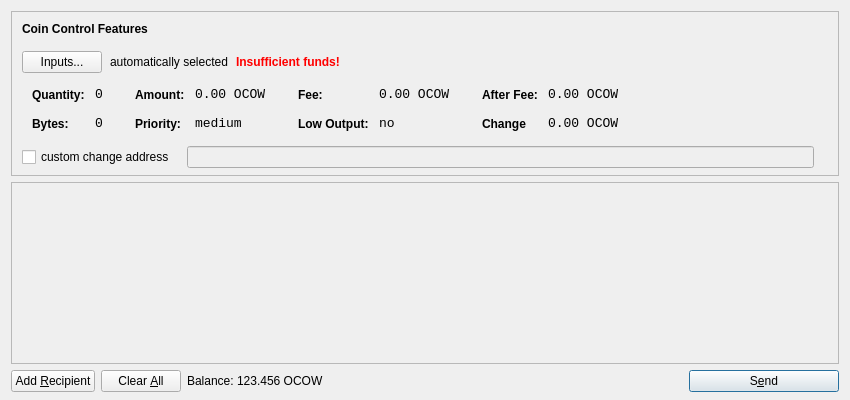
<?xml version="1.0" encoding="UTF-8"?>
<ui version="4.0">
 <class>SendCoinsDialog</class>
 <widget class="QDialog" name="SendCoinsDialog">
  <property name="geometry">
   <rect>
    <x>0</x>
    <y>0</y>
    <width>850</width>
    <height>400</height>
   </rect>
  </property>
  <property name="windowTitle">
   <string>Send Coins</string>
  </property>
  <layout class="QVBoxLayout" name="verticalLayout" stretch="0,1,0">
   <property name="bottomMargin">
    <number>8</number>
   </property>
   <item>
    <widget class="QFrame" name="frameCoinControl">
     <property name="sizePolicy">
      <sizepolicy hsizetype="Expanding" vsizetype="Expanding">
       <horstretch>0</horstretch>
       <verstretch>0</verstretch>
      </sizepolicy>
     </property>
     <property name="maximumSize">
      <size>
       <width>16777215</width>
       <height>16777215</height>
      </size>
     </property>
     <property name="frameShape">
      <enum>QFrame::StyledPanel</enum>
     </property>
     <property name="frameShadow">
      <enum>QFrame::Sunken</enum>
     </property>
     <layout class="QVBoxLayout" name="verticalLayoutCoinControl2">
      <property name="spacing">
       <number>-1</number>
      </property>
      <property name="leftMargin">
       <number>0</number>
      </property>
      <property name="topMargin">
       <number>0</number>
      </property>
      <property name="rightMargin">
       <number>0</number>
      </property>
      <property name="bottomMargin">
       <number>6</number>
      </property>
      <item>
       <layout class="QVBoxLayout" name="verticalLayoutCoinControl" stretch="0,0,0,0,1">
        <property name="spacing">
         <number>0</number>
        </property>
        <property name="leftMargin">
         <number>10</number>
        </property>
        <property name="topMargin">
         <number>10</number>
        </property>
        <item>
         <layout class="QHBoxLayout" name="horizontalLayoutCoinControl1">
          <property name="bottomMargin">
           <number>15</number>
          </property>
          <item>
           <widget class="QLabel" name="labelCoinControlFeatures">
            <property name="sizePolicy">
             <sizepolicy hsizetype="Preferred" vsizetype="Maximum">
              <horstretch>0</horstretch>
              <verstretch>0</verstretch>
             </sizepolicy>
            </property>
            <property name="font">
             <font>
              <weight>75</weight>
              <bold>true</bold>
             </font>
            </property>
            <property name="styleSheet">
             <string notr="true">font-weight:bold;</string>
            </property>
            <property name="text">
             <string>Coin Control Features</string>
            </property>
           </widget>
          </item>
         </layout>
        </item>
        <item>
         <layout class="QHBoxLayout" name="horizontalLayoutCoinControl2" stretch="0,0,0,0">
          <property name="spacing">
           <number>8</number>
          </property>
          <property name="bottomMargin">
           <number>10</number>
          </property>
          <item>
           <widget class="QPushButton" name="pushButtonCoinControl">
            <property name="styleSheet">
             <string notr="true"/>
            </property>
            <property name="text">
             <string>Inputs...</string>
            </property>
           </widget>
          </item>
          <item>
           <widget class="QLabel" name="labelCoinControlAutomaticallySelected">
            <property name="text">
             <string>automatically selected</string>
            </property>
            <property name="margin">
             <number>5</number>
            </property>
           </widget>
          </item>
          <item>
           <widget class="QLabel" name="labelCoinControlInsuffFunds">
            <property name="font">
             <font>
              <weight>75</weight>
              <bold>true</bold>
             </font>
            </property>
            <property name="styleSheet">
             <string notr="true">color:red;font-weight:bold;</string>
            </property>
            <property name="text">
             <string>Insufficient funds!</string>
            </property>
            <property name="margin">
             <number>5</number>
            </property>
           </widget>
          </item>
          <item>
           <spacer name="horizontalSpacerCoinControl">
            <property name="orientation">
             <enum>Qt::Horizontal</enum>
            </property>
            <property name="sizeHint" stdset="0">
             <size>
              <width>40</width>
              <height>1</height>
             </size>
            </property>
           </spacer>
          </item>
         </layout>
        </item>
        <item>
         <widget class="QWidget" name="widgetCoinControl" native="true">
          <property name="sizePolicy">
           <sizepolicy hsizetype="Preferred" vsizetype="Preferred">
            <horstretch>0</horstretch>
            <verstretch>0</verstretch>
           </sizepolicy>
          </property>
          <property name="minimumSize">
           <size>
            <width>0</width>
            <height>0</height>
           </size>
          </property>
          <property name="styleSheet">
           <string notr="true"/>
          </property>
          <layout class="QHBoxLayout" name="horizontalLayoutCoinControl5">
           <property name="margin">
            <number>0</number>
           </property>
           <item>
            <layout class="QHBoxLayout" name="horizontalLayoutCoinControl3" stretch="0,0,0,1">
             <property name="spacing">
              <number>20</number>
             </property>
             <property name="topMargin">
              <number>0</number>
             </property>
             <property name="bottomMargin">
              <number>10</number>
             </property>
             <item>
              <layout class="QFormLayout" name="formLayoutCoinControl1">
               <property name="horizontalSpacing">
                <number>10</number>
               </property>
               <property name="verticalSpacing">
                <number>14</number>
               </property>
               <property name="leftMargin">
                <number>10</number>
               </property>
               <property name="topMargin">
                <number>4</number>
               </property>
               <property name="rightMargin">
                <number>6</number>
               </property>
               <item row="0" column="0">
                <widget class="QLabel" name="labelCoinControlQuantityText">
                 <property name="styleSheet">
                  <string notr="true">font-weight:bold;</string>
                 </property>
                 <property name="text">
                  <string>Quantity:</string>
                 </property>
                 <property name="margin">
                  <number>0</number>
                 </property>
                </widget>
               </item>
               <item row="0" column="1">
                <widget class="QLabel" name="labelCoinControlQuantity">
                 <property name="font">
                  <font>
                   <family>Monospace</family>
                   <pointsize>10</pointsize>
                  </font>
                 </property>
                 <property name="cursor">
                  <cursorShape>IBeamCursor</cursorShape>
                 </property>
                 <property name="contextMenuPolicy">
                  <enum>Qt::ActionsContextMenu</enum>
                 </property>
                 <property name="text">
                  <string>0</string>
                 </property>
                 <property name="margin">
                  <number>0</number>
                 </property>
                 <property name="textInteractionFlags">
                  <set>Qt::LinksAccessibleByMouse|Qt::TextSelectableByKeyboard|Qt::TextSelectableByMouse</set>
                 </property>
                </widget>
               </item>
               <item row="1" column="0">
                <widget class="QLabel" name="labelCoinControlBytesText">
                 <property name="styleSheet">
                  <string notr="true">font-weight:bold;</string>
                 </property>
                 <property name="text">
                  <string>Bytes:</string>
                 </property>
                </widget>
               </item>
               <item row="1" column="1">
                <widget class="QLabel" name="labelCoinControlBytes">
                 <property name="font">
                  <font>
                   <family>Monospace</family>
                   <pointsize>10</pointsize>
                  </font>
                 </property>
                 <property name="cursor">
                  <cursorShape>IBeamCursor</cursorShape>
                 </property>
                 <property name="contextMenuPolicy">
                  <enum>Qt::ActionsContextMenu</enum>
                 </property>
                 <property name="text">
                  <string>0</string>
                 </property>
                 <property name="textInteractionFlags">
                  <set>Qt::LinksAccessibleByMouse|Qt::TextSelectableByKeyboard|Qt::TextSelectableByMouse</set>
                 </property>
                </widget>
               </item>
              </layout>
             </item>
             <item>
              <layout class="QFormLayout" name="formLayoutCoinControl2">
               <property name="horizontalSpacing">
                <number>10</number>
               </property>
               <property name="verticalSpacing">
                <number>14</number>
               </property>
               <property name="leftMargin">
                <number>6</number>
               </property>
               <property name="topMargin">
                <number>4</number>
               </property>
               <property name="rightMargin">
                <number>6</number>
               </property>
               <item row="0" column="0">
                <widget class="QLabel" name="labelCoinControlAmountText">
                 <property name="styleSheet">
                  <string notr="true">font-weight:bold;</string>
                 </property>
                 <property name="text">
                  <string>Amount:</string>
                 </property>
                 <property name="margin">
                  <number>0</number>
                 </property>
                </widget>
               </item>
               <item row="0" column="1">
                <widget class="QLabel" name="labelCoinControlAmount">
                 <property name="font">
                  <font>
                   <family>Monospace</family>
                   <pointsize>10</pointsize>
                  </font>
                 </property>
                 <property name="cursor">
                  <cursorShape>IBeamCursor</cursorShape>
                 </property>
                 <property name="contextMenuPolicy">
                  <enum>Qt::ActionsContextMenu</enum>
                 </property>
                 <property name="text">
                  <string>0.00 OCOW</string>
                 </property>
                 <property name="textInteractionFlags">
                  <set>Qt::LinksAccessibleByMouse|Qt::TextSelectableByKeyboard|Qt::TextSelectableByMouse</set>
                 </property>
                </widget>
               </item>
               <item row="1" column="0">
                <widget class="QLabel" name="labelCoinControlPriorityText">
                 <property name="styleSheet">
                  <string notr="true">font-weight:bold;</string>
                 </property>
                 <property name="text">
                  <string>Priority:</string>
                 </property>
                </widget>
               </item>
               <item row="1" column="1">
                <widget class="QLabel" name="labelCoinControlPriority">
                 <property name="font">
                  <font>
                   <family>Monospace</family>
                   <pointsize>10</pointsize>
                  </font>
                 </property>
                 <property name="cursor">
                  <cursorShape>IBeamCursor</cursorShape>
                 </property>
                 <property name="contextMenuPolicy">
                  <enum>Qt::ActionsContextMenu</enum>
                 </property>
                 <property name="text">
                  <string>medium</string>
                 </property>
                 <property name="textInteractionFlags">
                  <set>Qt::LinksAccessibleByMouse|Qt::TextSelectableByKeyboard|Qt::TextSelectableByMouse</set>
                 </property>
                </widget>
               </item>
              </layout>
             </item>
             <item>
              <layout class="QFormLayout" name="formLayoutCoinControl3">
               <property name="horizontalSpacing">
                <number>10</number>
               </property>
               <property name="verticalSpacing">
                <number>14</number>
               </property>
               <property name="leftMargin">
                <number>6</number>
               </property>
               <property name="topMargin">
                <number>4</number>
               </property>
               <property name="rightMargin">
                <number>6</number>
               </property>
               <item row="0" column="0">
                <widget class="QLabel" name="labelCoinControlFeeText">
                 <property name="styleSheet">
                  <string notr="true">font-weight:bold;</string>
                 </property>
                 <property name="text">
                  <string>Fee:</string>
                 </property>
                 <property name="margin">
                  <number>0</number>
                 </property>
                </widget>
               </item>
               <item row="0" column="1">
                <widget class="QLabel" name="labelCoinControlFee">
                 <property name="font">
                  <font>
                   <family>Monospace</family>
                   <pointsize>10</pointsize>
                  </font>
                 </property>
                 <property name="cursor">
                  <cursorShape>IBeamCursor</cursorShape>
                 </property>
                 <property name="contextMenuPolicy">
                  <enum>Qt::ActionsContextMenu</enum>
                 </property>
                 <property name="text">
                  <string>0.00 OCOW</string>
                 </property>
                 <property name="textInteractionFlags">
                  <set>Qt::LinksAccessibleByMouse|Qt::TextSelectableByKeyboard|Qt::TextSelectableByMouse</set>
                 </property>
                </widget>
               </item>
               <item row="1" column="0">
                <widget class="QLabel" name="labelCoinControlLowOutputText">
                 <property name="styleSheet">
                  <string notr="true">font-weight:bold;</string>
                 </property>
                 <property name="text">
                  <string>Low Output:</string>
                 </property>
                </widget>
               </item>
               <item row="1" column="1">
                <widget class="QLabel" name="labelCoinControlLowOutput">
                 <property name="font">
                  <font>
                   <family>Monospace</family>
                   <pointsize>10</pointsize>
                  </font>
                 </property>
                 <property name="cursor">
                  <cursorShape>IBeamCursor</cursorShape>
                 </property>
                 <property name="contextMenuPolicy">
                  <enum>Qt::ActionsContextMenu</enum>
                 </property>
                 <property name="text">
                  <string>no</string>
                 </property>
                 <property name="textInteractionFlags">
                  <set>Qt::LinksAccessibleByMouse|Qt::TextSelectableByKeyboard|Qt::TextSelectableByMouse</set>
                 </property>
                </widget>
               </item>
              </layout>
             </item>
             <item>
              <layout class="QFormLayout" name="formLayoutCoinControl4">
               <property name="horizontalSpacing">
                <number>10</number>
               </property>
               <property name="verticalSpacing">
                <number>14</number>
               </property>
               <property name="leftMargin">
                <number>6</number>
               </property>
               <property name="topMargin">
                <number>4</number>
               </property>
               <property name="rightMargin">
                <number>6</number>
               </property>
               <item row="0" column="0">
                <widget class="QLabel" name="labelCoinControlAfterFeeText">
                 <property name="styleSheet">
                  <string notr="true">font-weight:bold;</string>
                 </property>
                 <property name="text">
                  <string>After Fee:</string>
                 </property>
                 <property name="margin">
                  <number>0</number>
                 </property>
                </widget>
               </item>
               <item row="0" column="1">
                <widget class="QLabel" name="labelCoinControlAfterFee">
                 <property name="font">
                  <font>
                   <family>Monospace</family>
                   <pointsize>10</pointsize>
                  </font>
                 </property>
                 <property name="cursor">
                  <cursorShape>IBeamCursor</cursorShape>
                 </property>
                 <property name="contextMenuPolicy">
                  <enum>Qt::ActionsContextMenu</enum>
                 </property>
                 <property name="text">
                  <string>0.00 OCOW</string>
                 </property>
                 <property name="textInteractionFlags">
                  <set>Qt::LinksAccessibleByMouse|Qt::TextSelectableByKeyboard|Qt::TextSelectableByMouse</set>
                 </property>
                </widget>
               </item>
               <item row="1" column="0">
                <widget class="QLabel" name="labelCoinControlChangeText">
                 <property name="styleSheet">
                  <string notr="true">font-weight:bold;</string>
                 </property>
                 <property name="text">
                  <string>Change</string>
                 </property>
                </widget>
               </item>
               <item row="1" column="1">
                <widget class="QLabel" name="labelCoinControlChange">
                 <property name="font">
                  <font>
                   <family>Monospace</family>
                   <pointsize>10</pointsize>
                  </font>
                 </property>
                 <property name="cursor">
                  <cursorShape>IBeamCursor</cursorShape>
                 </property>
                 <property name="contextMenuPolicy">
                  <enum>Qt::ActionsContextMenu</enum>
                 </property>
                 <property name="text">
                  <string>0.00 OCOW</string>
                 </property>
                 <property name="textInteractionFlags">
                  <set>Qt::LinksAccessibleByMouse|Qt::TextSelectableByKeyboard|Qt::TextSelectableByMouse</set>
                 </property>
                </widget>
               </item>
              </layout>
             </item>
            </layout>
           </item>
          </layout>
         </widget>
        </item>
        <item>
         <layout class="QHBoxLayout" name="horizontalLayoutCoinControl4" stretch="0,0,0">
          <property name="spacing">
           <number>12</number>
          </property>
          <property name="sizeConstraint">
           <enum>QLayout::SetDefaultConstraint</enum>
          </property>
          <property name="topMargin">
           <number>5</number>
          </property>
          <property name="rightMargin">
           <number>5</number>
          </property>
          <item>
           <widget class="QCheckBox" name="checkBoxCoinControlChange">
            <property name="text">
             <string>custom change address</string>
            </property>
           </widget>
          </item>
          <item>
           <widget class="QLineEdit" name="lineEditCoinControlChange">
            <property name="enabled">
             <bool>false</bool>
            </property>
            <property name="sizePolicy">
             <sizepolicy hsizetype="Expanding" vsizetype="Fixed">
              <horstretch>0</horstretch>
              <verstretch>0</verstretch>
             </sizepolicy>
            </property>
           </widget>
          </item>
          <item>
           <widget class="QLabel" name="labelCoinControlChangeLabel">
            <property name="sizePolicy">
             <sizepolicy hsizetype="Preferred" vsizetype="Expanding">
              <horstretch>0</horstretch>
              <verstretch>0</verstretch>
             </sizepolicy>
            </property>
            <property name="minimumSize">
             <size>
              <width>0</width>
              <height>0</height>
             </size>
            </property>
            <property name="text">
             <string/>
            </property>
            <property name="margin">
             <number>3</number>
            </property>
           </widget>
          </item>
         </layout>
        </item>
        <item>
         <spacer name="verticalSpacerCoinControl">
          <property name="orientation">
           <enum>Qt::Vertical</enum>
          </property>
          <property name="sizeHint" stdset="0">
           <size>
            <width>800</width>
            <height>1</height>
           </size>
          </property>
         </spacer>
        </item>
       </layout>
      </item>
     </layout>
    </widget>
   </item>
   <item>
    <widget class="QScrollArea" name="scrollArea">
     <property name="widgetResizable">
      <bool>true</bool>
     </property>
     <widget class="QWidget" name="scrollAreaWidgetContents">
      <property name="geometry">
       <rect>
        <x>0</x>
        <y>0</y>
        <width>830</width>
        <height>165</height>
       </rect>
      </property>
      <layout class="QVBoxLayout" name="verticalLayout_2">
       <property name="margin">
        <number>0</number>
       </property>
       <item>
        <layout class="QVBoxLayout" name="entries">
         <property name="spacing">
          <number>6</number>
         </property>
        </layout>
       </item>
       <item>
        <spacer name="verticalSpacer">
         <property name="orientation">
          <enum>Qt::Vertical</enum>
         </property>
         <property name="sizeHint" stdset="0">
          <size>
           <width>20</width>
           <height>40</height>
          </size>
         </property>
        </spacer>
       </item>
      </layout>
     </widget>
    </widget>
   </item>
   <item>
    <layout class="QHBoxLayout" name="horizontalLayout">
     <item>
      <widget class="QPushButton" name="addButton">
       <property name="toolTip">
        <string>Send to multiple recipients at once</string>
       </property>
       <property name="text">
        <string>Add &amp;Recipient</string>
       </property>
       <property name="icon">
        <iconset resource="../bitcoin.qrc">
         <normaloff>:/icons/add</normaloff>:/icons/add</iconset>
       </property>
       <property name="autoDefault">
        <bool>false</bool>
       </property>
      </widget>
     </item>
     <item>
      <widget class="QPushButton" name="clearButton">
       <property name="sizePolicy">
        <sizepolicy hsizetype="Minimum" vsizetype="Fixed">
         <horstretch>0</horstretch>
         <verstretch>0</verstretch>
        </sizepolicy>
       </property>
       <property name="toolTip">
        <string>Remove all transaction fields</string>
       </property>
       <property name="text">
        <string>Clear &amp;All</string>
       </property>
       <property name="icon">
        <iconset resource="../bitcoin.qrc">
         <normaloff>:/icons/remove</normaloff>:/icons/remove</iconset>
       </property>
       <property name="autoRepeatDelay">
        <number>300</number>
       </property>
       <property name="autoDefault">
        <bool>false</bool>
       </property>
      </widget>
     </item>
     <item>
      <layout class="QHBoxLayout" name="horizontalLayout_2">
       <property name="spacing">
        <number>3</number>
       </property>
       <item>
        <widget class="QLabel" name="label">
         <property name="sizePolicy">
          <sizepolicy hsizetype="Preferred" vsizetype="Fixed">
           <horstretch>0</horstretch>
           <verstretch>0</verstretch>
          </sizepolicy>
         </property>
         <property name="text">
          <string>Balance:</string>
         </property>
        </widget>
       </item>
       <item>
        <widget class="QLabel" name="labelBalance">
         <property name="sizePolicy">
          <sizepolicy hsizetype="Preferred" vsizetype="Fixed">
           <horstretch>0</horstretch>
           <verstretch>0</verstretch>
          </sizepolicy>
         </property>
         <property name="cursor">
          <cursorShape>IBeamCursor</cursorShape>
         </property>
         <property name="text">
          <string>123.456 OCOW</string>
         </property>
         <property name="textInteractionFlags">
          <set>Qt::LinksAccessibleByMouse|Qt::TextSelectableByKeyboard|Qt::TextSelectableByMouse</set>
         </property>
        </widget>
       </item>
      </layout>
     </item>
     <item>
      <spacer name="horizontalSpacer">
       <property name="orientation">
        <enum>Qt::Horizontal</enum>
       </property>
       <property name="sizeHint" stdset="0">
        <size>
         <width>40</width>
         <height>20</height>
        </size>
       </property>
      </spacer>
     </item>
     <item>
      <widget class="QPushButton" name="sendButton">
       <property name="minimumSize">
        <size>
         <width>150</width>
         <height>0</height>
        </size>
       </property>
       <property name="toolTip">
        <string>Confirm the send action</string>
       </property>
       <property name="text">
        <string>S&amp;end</string>
       </property>
       <property name="icon">
        <iconset resource="../bitcoin.qrc">
         <normaloff>:/icons/send</normaloff>:/icons/send</iconset>
       </property>
       <property name="default">
        <bool>true</bool>
       </property>
      </widget>
     </item>
    </layout>
   </item>
  </layout>
 </widget>
 <resources>
  <include location="../bitcoin.qrc"/>
 </resources>
 <connections/>
</ui>
